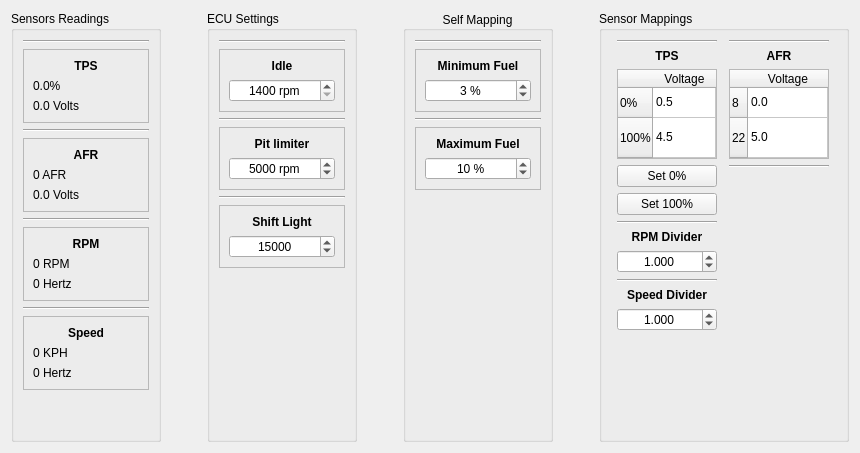
      <widget class="QWidget" name="tabSettings">
       <property name="font">
        <font>
         <weight>50</weight>
         <bold>false</bold>
        </font>
       </property>
       <attribute name="icon">
        <iconset resource="../res/oxygen.qrc">
         <normaloff>:/oxygen/32x32/actions/configure.png</normaloff>:/oxygen/32x32/actions/configure.png</iconset>
       </attribute>
       <attribute name="title">
        <string>&amp;Settings</string>
       </attribute>
       <layout class="QGridLayout" name="gridLayout_2">
        <item row="0" column="4">
         <widget class="QGroupBox" name="groupBox_4">
          <property name="minimumSize">
           <size>
            <width>150</width>
            <height>0</height>
           </size>
          </property>
          <property name="title">
           <string>Self Mapping</string>
          </property>
          <property name="alignment">
           <set>Qt::AlignCenter</set>
          </property>
          <layout class="QGridLayout" name="gridLayout_8">
           <item row="0" column="0">
            <widget class="Line" name="line_6">
             <property name="orientation">
              <enum>Qt::Horizontal</enum>
             </property>
            </widget>
           </item>
           <item row="7" column="0">
            <spacer name="verticalSpacer_5">
             <property name="orientation">
              <enum>Qt::Vertical</enum>
             </property>
             <property name="sizeHint" stdset="0">
              <size>
               <width>20</width>
               <height>40</height>
              </size>
             </property>
            </spacer>
           </item>
           <item row="3" column="0">
            <widget class="Line" name="line_7">
             <property name="orientation">
              <enum>Qt::Horizontal</enum>
             </property>
            </widget>
           </item>
           <item row="6" column="0">
            <widget class="QFrame" name="frame_8">
             <property name="frameShape">
              <enum>QFrame::StyledPanel</enum>
             </property>
             <property name="frameShadow">
              <enum>QFrame::Plain</enum>
             </property>
             <layout class="QVBoxLayout" name="verticalLayout_5">
              <item>
               <widget class="QLabel" name="ltThresholdMax">
                <property name="font">
                 <font>
                  <weight>75</weight>
                  <bold>true</bold>
                 </font>
                </property>
                <property name="text">
                 <string>Maximum Fuel</string>
                </property>
                <property name="alignment">
                 <set>Qt::AlignCenter</set>
                </property>
               </widget>
              </item>
              <item>
               <widget class="QSpinBox" name="ltThresholdMax_2">
                <property name="alignment">
                 <set>Qt::AlignCenter</set>
                </property>
                <property name="suffix">
                 <string> %</string>
                </property>
                <property name="maximum">
                 <number>20</number>
                </property>
                <property name="value">
                 <number>10</number>
                </property>
               </widget>
              </item>
             </layout>
            </widget>
           </item>
           <item row="1" column="0">
            <widget class="QFrame" name="frame_9">
             <property name="frameShape">
              <enum>QFrame::StyledPanel</enum>
             </property>
             <property name="frameShadow">
              <enum>QFrame::Plain</enum>
             </property>
             <layout class="QVBoxLayout" name="verticalLayout_6">
              <item>
               <widget class="QLabel" name="ltThresholdMin">
                <property name="font">
                 <font>
                  <weight>75</weight>
                  <bold>true</bold>
                 </font>
                </property>
                <property name="text">
                 <string>Minimum Fuel</string>
                </property>
                <property name="alignment">
                 <set>Qt::AlignCenter</set>
                </property>
               </widget>
              </item>
              <item>
               <widget class="QSpinBox" name="sbThresholdMin">
                <property name="alignment">
                 <set>Qt::AlignCenter</set>
                </property>
                <property name="suffix">
                 <string> %</string>
                </property>
                <property name="prefix">
                 <string/>
                </property>
                <property name="maximum">
                 <number>20</number>
                </property>
                <property name="value">
                 <number>3</number>
                </property>
               </widget>
              </item>
             </layout>
            </widget>
           </item>
          </layout>
         </widget>
        </item>
        <item row="0" column="6">
         <widget class="QGroupBox" name="groupBox_2">
          <property name="minimumSize">
           <size>
            <width>250</width>
            <height>0</height>
           </size>
          </property>
          <property name="maximumSize">
           <size>
            <width>300</width>
            <height>16777215</height>
           </size>
          </property>
          <property name="title">
           <string>Sensor Mappings</string>
          </property>
          <layout class="QHBoxLayout" name="horizontalLayout_3">
           <item>
            <layout class="QGridLayout" name="gridLayout">
             <item row="7" column="0">
              <widget class="QDoubleSpinBox" name="dsbRpmDiv">
               <property name="alignment">
                <set>Qt::AlignCenter</set>
               </property>
               <property name="decimals">
                <number>3</number>
               </property>
               <property name="minimum">
                <double>0.001000000000000</double>
               </property>
               <property name="maximum">
                <double>10000.000000000000000</double>
               </property>
               <property name="value">
                <double>1.000000000000000</double>
               </property>
              </widget>
             </item>
             <item row="9" column="0">
              <widget class="QLabel" name="ltSpeedDiv">
               <property name="font">
                <font>
                 <weight>75</weight>
                 <bold>true</bold>
                </font>
               </property>
               <property name="text">
                <string>Speed Divider</string>
               </property>
               <property name="alignment">
                <set>Qt::AlignCenter</set>
               </property>
              </widget>
             </item>
             <item row="8" column="0">
              <widget class="Line" name="line">
               <property name="orientation">
                <enum>Qt::Horizontal</enum>
               </property>
              </widget>
             </item>
             <item row="5" column="0">
              <widget class="Line" name="line_2">
               <property name="orientation">
                <enum>Qt::Horizontal</enum>
               </property>
              </widget>
             </item>
             <item row="1" column="0">
              <widget class="QLabel" name="ltTPS">
               <property name="font">
                <font>
                 <weight>75</weight>
                 <bold>true</bold>
                </font>
               </property>
               <property name="text">
                <string>TPS</string>
               </property>
               <property name="alignment">
                <set>Qt::AlignCenter</set>
               </property>
              </widget>
             </item>
             <item row="3" column="0">
              <widget class="QPushButton" name="bTpsSet0">
               <property name="maximumSize">
                <size>
                 <width>110</width>
                 <height>30</height>
                </size>
               </property>
               <property name="text">
                <string>Set 0%</string>
               </property>
              </widget>
             </item>
             <item row="11" column="0">
              <spacer name="verticalSpacer_2">
               <property name="orientation">
                <enum>Qt::Vertical</enum>
               </property>
               <property name="sizeHint" stdset="0">
                <size>
                 <width>20</width>
                 <height>40</height>
                </size>
               </property>
              </spacer>
             </item>
             <item row="10" column="0">
              <widget class="QDoubleSpinBox" name="dsbSpeedDiv">
               <property name="alignment">
                <set>Qt::AlignCenter</set>
               </property>
               <property name="decimals">
                <number>3</number>
               </property>
               <property name="minimum">
                <double>0.001000000000000</double>
               </property>
               <property name="maximum">
                <double>10000.000000000000000</double>
               </property>
               <property name="value">
                <double>1.000000000000000</double>
               </property>
              </widget>
             </item>
             <item row="2" column="0">
              <widget class="QTableWidget" name="tableSensorTPS">
               <property name="maximumSize">
                <size>
                 <width>100</width>
                 <height>90</height>
                </size>
               </property>
               <attribute name="horizontalHeaderDefaultSectionSize">
                <number>60</number>
               </attribute>
               <attribute name="horizontalHeaderMinimumSectionSize">
                <number>20</number>
               </attribute>
               <attribute name="horizontalHeaderStretchLastSection">
                <bool>true</bool>
               </attribute>
               <attribute name="verticalHeaderDefaultSectionSize">
                <number>28</number>
               </attribute>
               <attribute name="verticalHeaderMinimumSectionSize">
                <number>30</number>
               </attribute>
               <attribute name="verticalHeaderStretchLastSection">
                <bool>true</bool>
               </attribute>
               <row>
                <property name="text">
                 <string notr="true">0%</string>
                </property>
               </row>
               <row>
                <property name="text">
                 <string notr="true">100%</string>
                </property>
               </row>
               <column>
                <property name="text">
                 <string>Voltage</string>
                </property>
               </column>
               <item row="0" column="0">
                <property name="text">
                 <string notr="true">0.5</string>
                </property>
                <property name="flags">
                 <set>ItemIsSelectable|ItemIsEditable|ItemIsDragEnabled|ItemIsEnabled</set>
                </property>
               </item>
               <item row="1" column="0">
                <property name="text">
                 <string notr="true">4.5</string>
                </property>
                <property name="flags">
                 <set>ItemIsSelectable|ItemIsEditable|ItemIsDragEnabled|ItemIsEnabled</set>
                </property>
               </item>
              </widget>
             </item>
             <item row="6" column="0">
              <widget class="QLabel" name="ltRpmdiv">
               <property name="font">
                <font>
                 <weight>75</weight>
                 <bold>true</bold>
                </font>
               </property>
               <property name="text">
                <string>RPM Divider</string>
               </property>
               <property name="alignment">
                <set>Qt::AlignCenter</set>
               </property>
              </widget>
             </item>
             <item row="0" column="0">
              <widget class="Line" name="line_16">
               <property name="orientation">
                <enum>Qt::Horizontal</enum>
               </property>
              </widget>
             </item>
             <item row="4" column="0">
              <widget class="QPushButton" name="bTpsSet100">
               <property name="text">
                <string>Set 100%</string>
               </property>
              </widget>
             </item>
            </layout>
           </item>
           <item>
            <layout class="QGridLayout" name="gridLayout_5">
             <item row="1" column="0">
              <widget class="QLabel" name="ltAFR">
               <property name="font">
                <font>
                 <weight>75</weight>
                 <bold>true</bold>
                </font>
               </property>
               <property name="text">
                <string>AFR</string>
               </property>
               <property name="alignment">
                <set>Qt::AlignCenter</set>
               </property>
              </widget>
             </item>
             <item row="4" column="0">
              <spacer name="verticalSpacer_3">
               <property name="orientation">
                <enum>Qt::Vertical</enum>
               </property>
               <property name="sizeHint" stdset="0">
                <size>
                 <width>20</width>
                 <height>40</height>
                </size>
               </property>
              </spacer>
             </item>
             <item row="2" column="0">
              <widget class="QTableWidget" name="tableSensorAFR">
               <property name="sizePolicy">
                <sizepolicy hsizetype="Fixed" vsizetype="Minimum">
                 <horstretch>0</horstretch>
                 <verstretch>0</verstretch>
                </sizepolicy>
               </property>
               <property name="minimumSize">
                <size>
                 <width>100</width>
                 <height>90</height>
                </size>
               </property>
               <property name="maximumSize">
                <size>
                 <width>100</width>
                 <height>90</height>
                </size>
               </property>
               <property name="cornerButtonEnabled">
                <bool>false</bool>
               </property>
               <attribute name="horizontalHeaderDefaultSectionSize">
                <number>60</number>
               </attribute>
               <attribute name="horizontalHeaderMinimumSectionSize">
                <number>20</number>
               </attribute>
               <attribute name="horizontalHeaderStretchLastSection">
                <bool>true</bool>
               </attribute>
               <attribute name="verticalHeaderDefaultSectionSize">
                <number>28</number>
               </attribute>
               <attribute name="verticalHeaderHighlightSections">
                <bool>true</bool>
               </attribute>
               <attribute name="verticalHeaderMinimumSectionSize">
                <number>30</number>
               </attribute>
               <attribute name="verticalHeaderStretchLastSection">
                <bool>true</bool>
               </attribute>
               <row>
                <property name="text">
                 <string notr="true">8</string>
                </property>
               </row>
               <row>
                <property name="text">
                 <string notr="true">22</string>
                </property>
               </row>
               <column>
                <property name="text">
                 <string>Voltage</string>
                </property>
               </column>
               <item row="0" column="0">
                <property name="text">
                 <string notr="true">0.0</string>
                </property>
                <property name="flags">
                 <set>ItemIsEditable|ItemIsEnabled</set>
                </property>
               </item>
               <item row="1" column="0">
                <property name="text">
                 <string notr="true">5.0</string>
                </property>
                <property name="flags">
                 <set>ItemIsEditable|ItemIsEnabled</set>
                </property>
               </item>
              </widget>
             </item>
             <item row="3" column="0">
              <widget class="Line" name="line_3">
               <property name="orientation">
                <enum>Qt::Horizontal</enum>
               </property>
              </widget>
             </item>
             <item row="0" column="0">
              <widget class="Line" name="line_17">
               <property name="orientation">
                <enum>Qt::Horizontal</enum>
               </property>
              </widget>
             </item>
            </layout>
           </item>
          </layout>
         </widget>
        </item>
        <item row="0" column="5">
         <spacer name="horizontalSpacer">
          <property name="orientation">
           <enum>Qt::Horizontal</enum>
          </property>
          <property name="sizeHint" stdset="0">
           <size>
            <width>40</width>
            <height>20</height>
           </size>
          </property>
         </spacer>
        </item>
        <item row="0" column="3">
         <spacer name="horizontalSpacer_2">
          <property name="orientation">
           <enum>Qt::Horizontal</enum>
          </property>
          <property name="sizeHint" stdset="0">
           <size>
            <width>40</width>
            <height>20</height>
           </size>
          </property>
         </spacer>
        </item>
        <item row="0" column="2">
         <widget class="QGroupBox" name="groupBox_3">
          <property name="minimumSize">
           <size>
            <width>150</width>
            <height>0</height>
           </size>
          </property>
          <property name="title">
           <string>ECU Settings</string>
          </property>
          <layout class="QGridLayout" name="gridLayout_7">
           <item row="6" column="0">
            <spacer name="verticalSpacer_4">
             <property name="orientation">
              <enum>Qt::Vertical</enum>
             </property>
             <property name="sizeHint" stdset="0">
              <size>
               <width>20</width>
               <height>40</height>
              </size>
             </property>
            </spacer>
           </item>
           <item row="5" column="0">
            <widget class="QFrame" name="frame_3">
             <property name="frameShape">
              <enum>QFrame::StyledPanel</enum>
             </property>
             <property name="frameShadow">
              <enum>QFrame::Plain</enum>
             </property>
             <layout class="QGridLayout" name="gridLayout_9">
              <item row="0" column="0">
               <widget class="QLabel" name="ltShiftLight">
                <property name="font">
                 <font>
                  <weight>75</weight>
                  <bold>true</bold>
                 </font>
                </property>
                <property name="text">
                 <string>Shift Light</string>
                </property>
                <property name="alignment">
                 <set>Qt::AlignCenter</set>
                </property>
               </widget>
              </item>
              <item row="1" column="0">
               <widget class="QSpinBox" name="sbShiftLight">
                <property name="alignment">
                 <set>Qt::AlignCenter</set>
                </property>
                <property name="minimum">
                 <number>10000</number>
                </property>
                <property name="maximum">
                 <number>18000</number>
                </property>
                <property name="singleStep">
                 <number>100</number>
                </property>
                <property name="value">
                 <number>15000</number>
                </property>
               </widget>
              </item>
             </layout>
            </widget>
           </item>
           <item row="4" column="0">
            <widget class="Line" name="line_5">
             <property name="orientation">
              <enum>Qt::Horizontal</enum>
             </property>
            </widget>
           </item>
           <item row="1" column="0">
            <widget class="QFrame" name="frame">
             <property name="frameShape">
              <enum>QFrame::StyledPanel</enum>
             </property>
             <property name="frameShadow">
              <enum>QFrame::Plain</enum>
             </property>
             <layout class="QGridLayout" name="gridLayout_3">
              <item row="0" column="0">
               <widget class="QLabel" name="ltIdle">
                <property name="font">
                 <font>
                  <weight>75</weight>
                  <bold>true</bold>
                 </font>
                </property>
                <property name="text">
                 <string>Idle</string>
                </property>
                <property name="alignment">
                 <set>Qt::AlignCenter</set>
                </property>
               </widget>
              </item>
              <item row="1" column="0">
               <widget class="QSpinBox" name="sbIdle">
                <property name="alignment">
                 <set>Qt::AlignCenter</set>
                </property>
                <property name="suffix">
                 <string> rpm</string>
                </property>
                <property name="minimum">
                 <number>1400</number>
                </property>
                <property name="maximum">
                 <number>3000</number>
                </property>
                <property name="singleStep">
                 <number>200</number>
                </property>
                <property name="value">
                 <number>1400</number>
                </property>
               </widget>
              </item>
             </layout>
            </widget>
           </item>
           <item row="3" column="0">
            <widget class="QFrame" name="frame_2">
             <property name="frameShape">
              <enum>QFrame::StyledPanel</enum>
             </property>
             <property name="frameShadow">
              <enum>QFrame::Plain</enum>
             </property>
             <property name="midLineWidth">
              <number>1</number>
             </property>
             <layout class="QGridLayout" name="gridLayout_6">
              <item row="0" column="0">
               <widget class="QLabel" name="ltPitLimiter">
                <property name="font">
                 <font>
                  <weight>75</weight>
                  <bold>true</bold>
                 </font>
                </property>
                <property name="text">
                 <string>Pit limiter</string>
                </property>
                <property name="alignment">
                 <set>Qt::AlignCenter</set>
                </property>
               </widget>
              </item>
              <item row="1" column="0">
               <widget class="QSpinBox" name="sbPitLimiter">
                <property name="alignment">
                 <set>Qt::AlignCenter</set>
                </property>
                <property name="suffix">
                 <string> rpm</string>
                </property>
                <property name="maximum">
                 <number>18000</number>
                </property>
                <property name="singleStep">
                 <number>100</number>
                </property>
                <property name="value">
                 <number>5000</number>
                </property>
               </widget>
              </item>
             </layout>
            </widget>
           </item>
           <item row="2" column="0">
            <widget class="Line" name="line_4">
             <property name="orientation">
              <enum>Qt::Horizontal</enum>
             </property>
            </widget>
           </item>
           <item row="0" column="0">
            <widget class="Line" name="line_14">
             <property name="orientation">
              <enum>Qt::Horizontal</enum>
             </property>
            </widget>
           </item>
          </layout>
         </widget>
        </item>
        <item row="0" column="1">
         <spacer name="horizontalSpacer_3">
          <property name="orientation">
           <enum>Qt::Horizontal</enum>
          </property>
          <property name="sizeHint" stdset="0">
           <size>
            <width>40</width>
            <height>20</height>
           </size>
          </property>
         </spacer>
        </item>
        <item row="0" column="0">
         <widget class="QGroupBox" name="groupBox">
          <property name="minimumSize">
           <size>
            <width>150</width>
            <height>0</height>
           </size>
          </property>
          <property name="font">
           <font>
            <weight>50</weight>
            <bold>false</bold>
           </font>
          </property>
          <property name="title">
           <string>Sensors Readings</string>
          </property>
          <layout class="QGridLayout" name="gridLayout_11">
           <item row="5" column="0">
            <widget class="QFrame" name="frame_5">
             <property name="frameShape">
              <enum>QFrame::StyledPanel</enum>
             </property>
             <property name="frameShadow">
              <enum>QFrame::Plain</enum>
             </property>
             <layout class="QVBoxLayout" name="verticalLayout_2">
              <item>
               <widget class="QLabel" name="ltRpm">
                <property name="font">
                 <font>
                  <weight>75</weight>
                  <bold>true</bold>
                 </font>
                </property>
                <property name="text">
                 <string notr="true">RPM</string>
                </property>
                <property name="alignment">
                 <set>Qt::AlignCenter</set>
                </property>
               </widget>
              </item>
              <item>
               <widget class="QLabel" name="lRpmPct">
                <property name="text">
                 <string notr="true">0 RPM</string>
                </property>
               </widget>
              </item>
              <item>
               <widget class="QLabel" name="lRpmHertz">
                <property name="text">
                 <string notr="true">0 Hertz</string>
                </property>
               </widget>
              </item>
             </layout>
            </widget>
           </item>
           <item row="7" column="0">
            <widget class="QFrame" name="frame_7">
             <property name="frameShape">
              <enum>QFrame::StyledPanel</enum>
             </property>
             <property name="frameShadow">
              <enum>QFrame::Plain</enum>
             </property>
             <layout class="QVBoxLayout" name="verticalLayout_4">
              <item>
               <widget class="QLabel" name="ltSpeed">
                <property name="font">
                 <font>
                  <weight>75</weight>
                  <bold>true</bold>
                 </font>
                </property>
                <property name="text">
                 <string>Speed</string>
                </property>
                <property name="alignment">
                 <set>Qt::AlignCenter</set>
                </property>
               </widget>
              </item>
              <item>
               <widget class="QLabel" name="lSpeedKph">
                <property name="text">
                 <string notr="true">0 KPH</string>
                </property>
               </widget>
              </item>
              <item>
               <widget class="QLabel" name="lSpeedHertz">
                <property name="text">
                 <string notr="true">0 Hertz</string>
                </property>
               </widget>
              </item>
             </layout>
            </widget>
           </item>
           <item row="4" column="0">
            <widget class="Line" name="line_9">
             <property name="orientation">
              <enum>Qt::Horizontal</enum>
             </property>
            </widget>
           </item>
           <item row="6" column="0">
            <widget class="Line" name="line_10">
             <property name="orientation">
              <enum>Qt::Horizontal</enum>
             </property>
            </widget>
           </item>
           <item row="9" column="0">
            <spacer name="verticalSpacer">
             <property name="orientation">
              <enum>Qt::Vertical</enum>
             </property>
             <property name="sizeHint" stdset="0">
              <size>
               <width>20</width>
               <height>40</height>
              </size>
             </property>
            </spacer>
           </item>
           <item row="3" column="0">
            <widget class="QFrame" name="frame_6">
             <property name="frameShape">
              <enum>QFrame::StyledPanel</enum>
             </property>
             <property name="frameShadow">
              <enum>QFrame::Plain</enum>
             </property>
             <layout class="QVBoxLayout" name="verticalLayout_3">
              <item>
               <widget class="QLabel" name="ltAFR_2">
                <property name="font">
                 <font>
                  <weight>75</weight>
                  <bold>true</bold>
                 </font>
                </property>
                <property name="text">
                 <string notr="true">AFR</string>
                </property>
                <property name="alignment">
                 <set>Qt::AlignCenter</set>
                </property>
               </widget>
              </item>
              <item>
               <widget class="QLabel" name="lAfrPct">
                <property name="text">
                 <string notr="true">0 AFR</string>
                </property>
               </widget>
              </item>
              <item>
               <widget class="QLabel" name="lAfrVolts">
                <property name="text">
                 <string notr="true">0.0 Volts</string>
                </property>
               </widget>
              </item>
             </layout>
            </widget>
           </item>
           <item row="1" column="0">
            <widget class="QFrame" name="frame_4">
             <property name="frameShape">
              <enum>QFrame::StyledPanel</enum>
             </property>
             <property name="frameShadow">
              <enum>QFrame::Plain</enum>
             </property>
             <layout class="QVBoxLayout" name="verticalLayout">
              <item>
               <widget class="QLabel" name="ltTps">
                <property name="font">
                 <font>
                  <weight>75</weight>
                  <bold>true</bold>
                 </font>
                </property>
                <property name="text">
                 <string notr="true">TPS</string>
                </property>
                <property name="alignment">
                 <set>Qt::AlignCenter</set>
                </property>
               </widget>
              </item>
              <item>
               <widget class="QLabel" name="lTpsPct">
                <property name="text">
                 <string notr="true">0.0%</string>
                </property>
               </widget>
              </item>
              <item>
               <widget class="QLabel" name="lTpsVolts">
                <property name="text">
                 <string notr="true">0.0 Volts</string>
                </property>
               </widget>
              </item>
             </layout>
            </widget>
           </item>
           <item row="0" column="0">
            <widget class="Line" name="line_13">
             <property name="orientation">
              <enum>Qt::Horizontal</enum>
             </property>
            </widget>
           </item>
           <item row="2" column="0">
            <widget class="Line" name="line_11">
             <property name="orientation">
              <enum>Qt::Horizontal</enum>
             </property>
            </widget>
           </item>
          </layout>
         </widget>
        </item>
       </layout>
      </widget>
